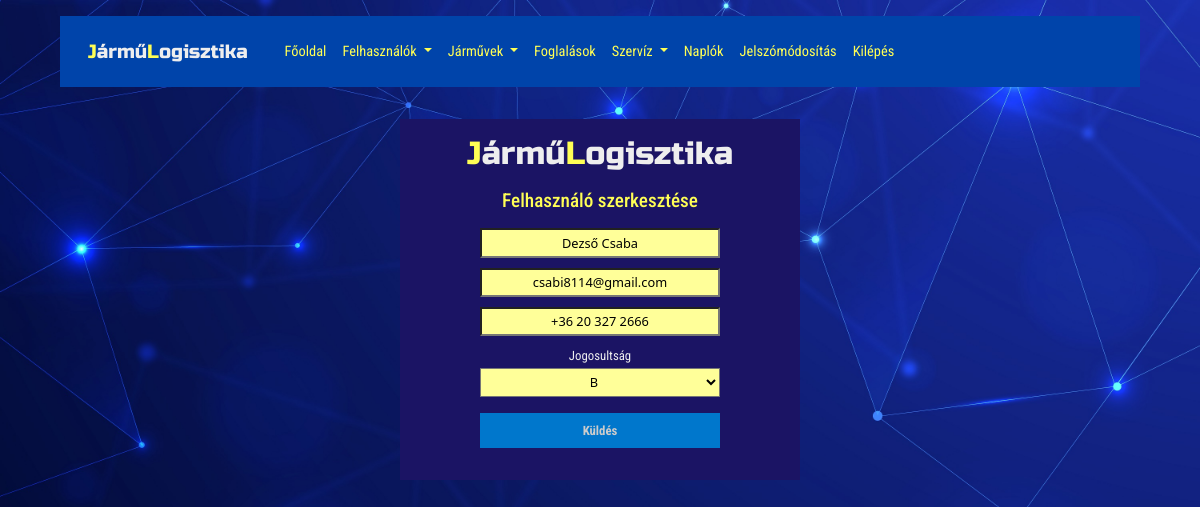
Screenshot of /useredit?userID=1 (signed in) with the database file from the repository.
### tables this page shows
CREATE TABLE `users` (
  `userID` int(10) NOT NULL,
  `username` varchar(30) NOT NULL,
  `password` varchar(255) NOT NULL,
  `name` varchar(100) NOT NULL,
  `email` varchar(100) NOT NULL,
  `telnumber` varchar(30) NOT NULL,
  `licence` char(1) NOT NULL,
  `activeUser` tinyint(1) NOT NULL
);

### user_edit.php (the view, shortened to what this page needs)
<?php
require './views/header.phtml';
require './views/adminmenu.phtml';
require './connection.php';
$id = $_GET['userID'];
$statement_u = $conn->prepare("SELECT * FROM users WHERE userID=?");
$statement_u->execute([$id]);
$users = $statement_u->fetch(PDO::FETCH_ASSOC);
?>
<div class="regularContainer">
    <h1><span>J</span>ármű<span>L</span>ogisztika</h1>
    <h2>Felhasználó szerkesztése</h2>
    <form action="userupd?userID=<?= $id ?>" method="POST">
        <input type="text" name="name" value="<?= $users['name'] ?>" required>
        <input type="email" name="email" value="<?= $users["email"] ?>" required>
        <input type="text" name="telnumber" value="<?= $users["telnumber"] ?>" required>
        <label for="licence">Jogosultság</label>
        <select name="licence" required>
            <option value="B" <?php if ($users['licence'] == "B") {
                                    echo 'selected';
                                } ?>>B</option>
        </select>
        <input class="regularButton" type="submit" name="submit" value="Küldés">
    </form>
</div>
<?php require './views/footer.phtml'; ?>

### public/style.css (style rules this page uses)
:root { --bg-color: #1b1464; --bg-color2: #2818d3; --bg-menu-color: #04a; --bg-error-color: #f22; --bg-ok-color: #282; --bg-font-color: #dedede; --bg-input-color: #ff9; --bg-btn-color: #07c; --link-color: #ccc; --hover-link-color: #fff; --hover-btn-color: #04a; --char-color: #eee; --char-color2: #ff5; --char-dark-color: #222; }
* { margin: 0; padding: 0; box-sizing: border-box; text-decoration: none; list-style: none; transition: all .2s linear; }
body { background-image: url("/public/bckg.jpg"); background-size: cover; }
h1 { color: var(--char-color); text-align: center; font-family: 'Russo One', sans-serif; font-size: 2rem; margin-bottom: 1rem; }
h2 { color: var(--char-color2); text-align: center; margin: 1rem; font-size: 1.2rem; font-family: 'Roboto Condensed', sans-serif; }
span { color: var(--char-color2); }
.regularContainer { width: 25rem; padding: 1rem; margin: 2rem auto 1rem auto; background-color: var(--bg-color); }
input, select { display: block; margin: 0.2rem auto 0.6rem auto; text-align: center; padding: 0.2rem; width: 15rem; background: var(--bg-input-color); }
label { display: block; text-align: center; font-family: 'Roboto Condensed', sans-serif; color: var(--char-color); }
.regularButton { display: block; margin: 1rem auto; text-align: center; background: var(--bg-btn-color); color: var(--link-color); padding: 0.5rem; width: 15rem; border: none; font-weight: bold; text-decoration: none; font-family: 'Roboto Condensed', sans-serif; }
@media screen and (max-width: 1200px) { body { font-size: 80%; } }

### rows the page displays
users: name "Dezső Csaba", email "csabi8114@gmail.com", telnumber "+36 20 327 2666", licence "B"
